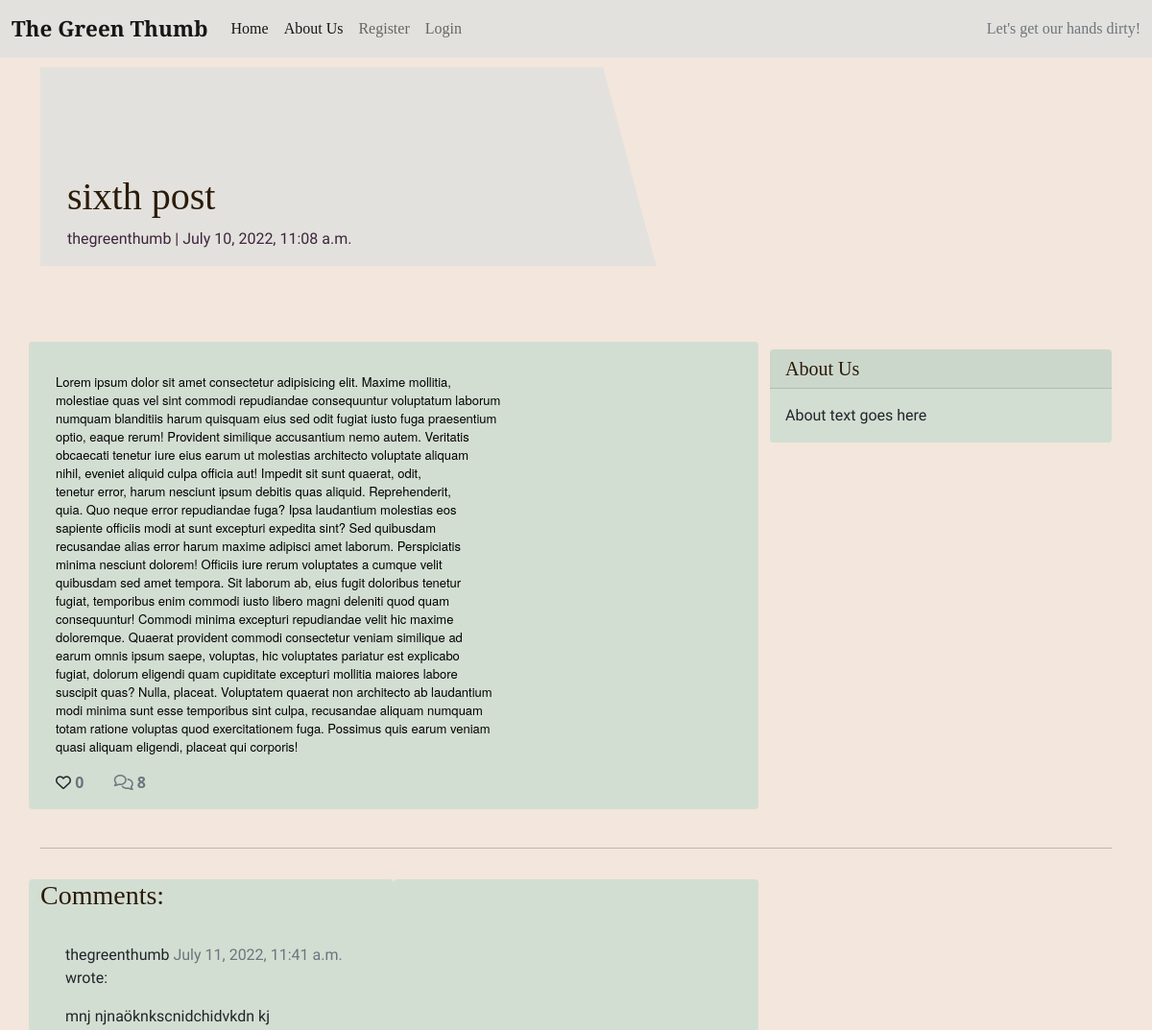
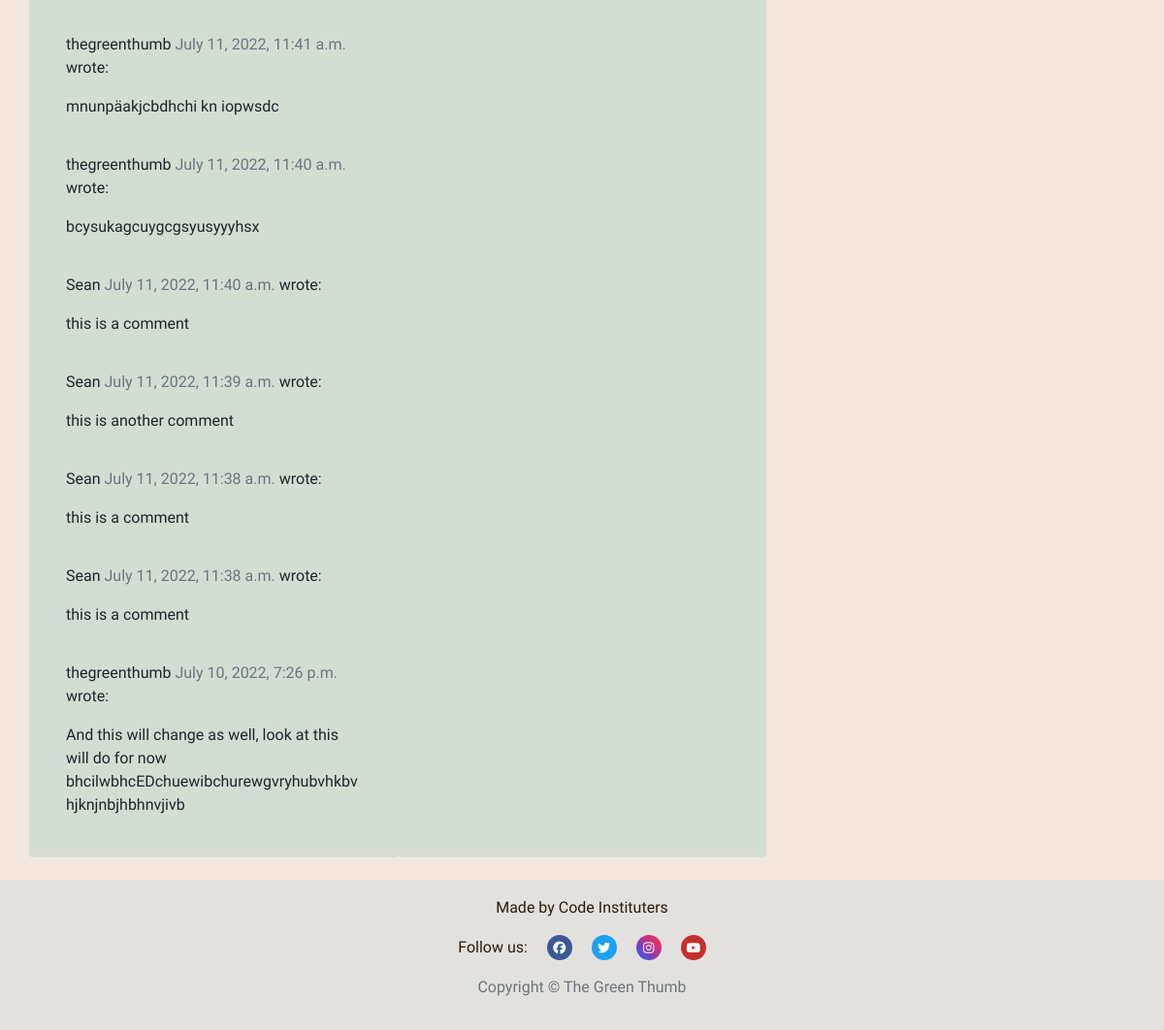
The page /sixth-post/ on the database as committed earlier (2 pictures, top to bottom).
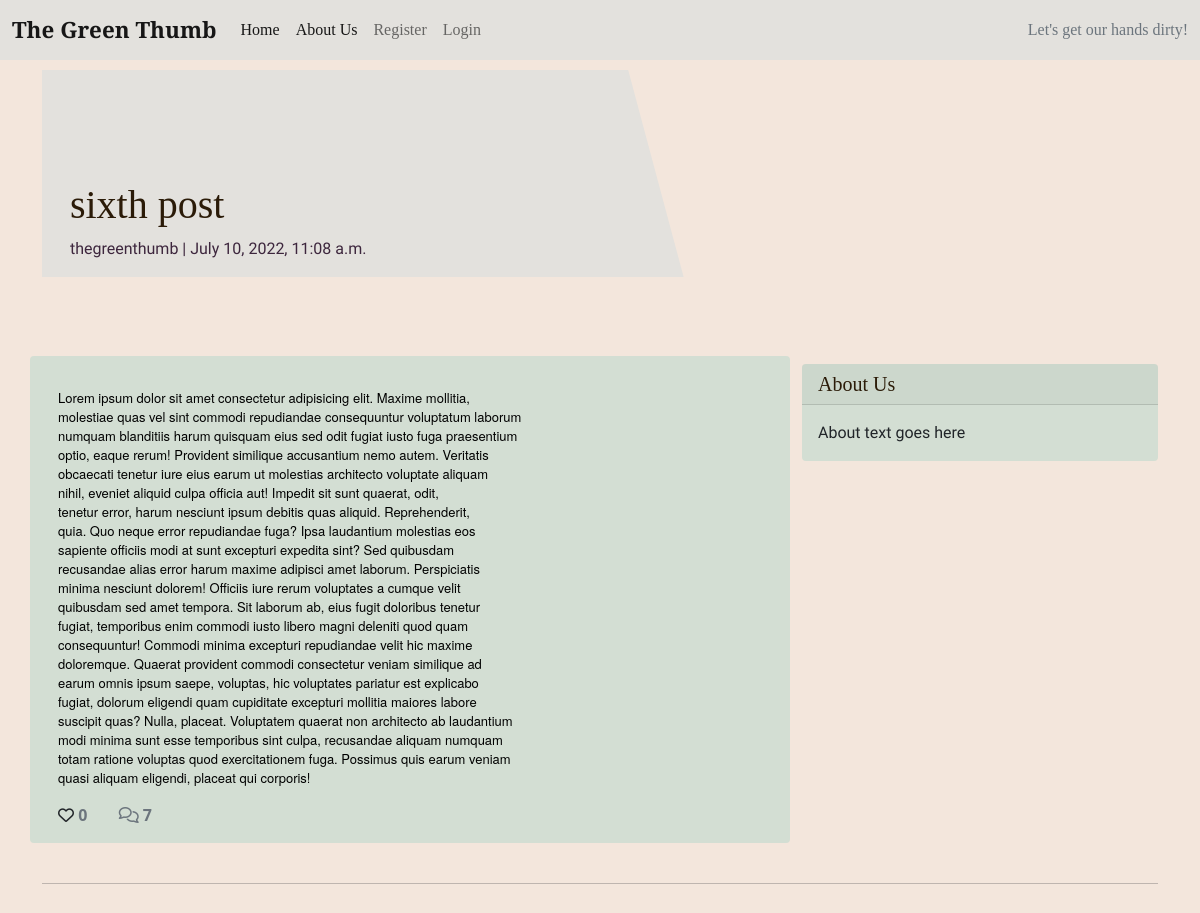
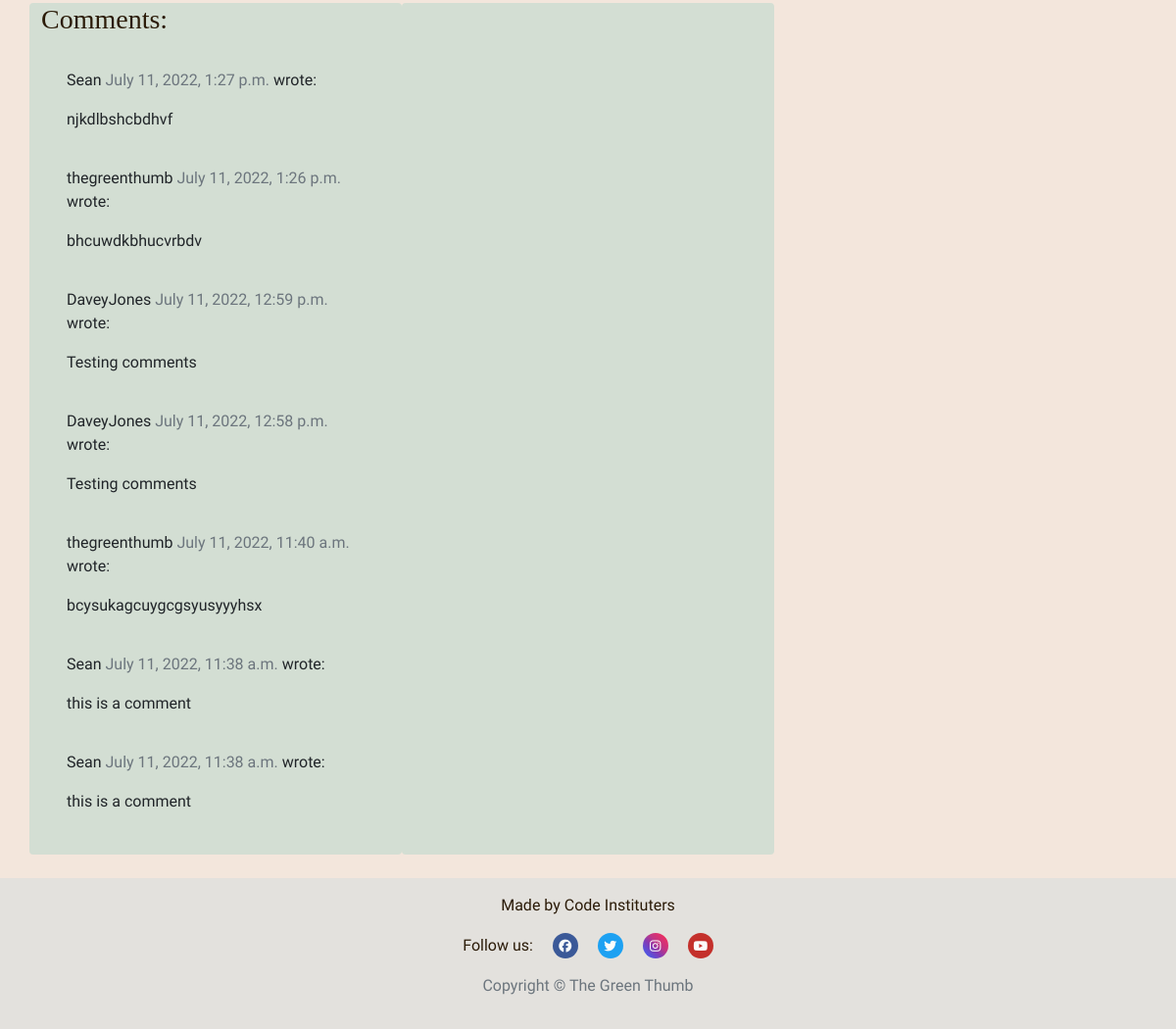
The same page on the database as committed later (2 pictures, top to bottom).
### blog/models.py (models this page shows, shortened)
class CommentSection(models.Model):
    post = models.ForeignKey(
        BlogPost,
        on_delete=models.CASCADE,
        related_name='comments'
        )
    name = models.ForeignKey(
        User,
        on_delete=models.CASCADE,
        max_length=200,
        related_name='comment_author'
        )
    email = models.EmailField()
    body = models.TextField(max_length=400)
    created_on = models.DateTimeField(auto_now_add=True)
    approved = models.BooleanField(default=False)
    class Meta:
        ordering = ['created_on']

### blog/views.py (the view, shortened to what this page needs)
# urls.py: path('<slug:slug>/', views.PostDetail.as_view(), name='post_detail'),
class PostDetail(View):
    def get(self, request, slug, *args, **kwargs):
        queryset = BlogPost.objects.filter(status=1)
        post = get_object_or_404(queryset, slug=slug)
        photos = PostImage.objects.filter(post=post)
        comments = post.comments.filter(approved=True).order_by('-created_on')
        liked = False
        if post.likes.filter(id=self.request.user.id).exists():
            liked = True
        return render(
            request,
            'post_detail.html',
            {
                'post': post,
                'photos': photos,
                'comments': comments,
                'commented': False,
                'liked': liked,
                'form': CommentForm(),
                'title': post.title,
            },
        )

### blog/models.py (called while the page is built)
    def number_of_likes(self):
        return self.likes.count()

### templates/post_detail.html (shortened to what this page needs)
{% extends 'base.html' %} {% block content %}
{% load crispy_forms_tags %}
<div class="masthead">
    <div class="container">
        <div class="row g-0">
            <div class="col-md-6 masthead-text">
                <h1 class="post-title">{{ post.title }}</h1>
                <p class="post-subtitle">{{ post.author }} | {{ post.created_on }}</p>
            </div>
            <div class="d-block col-md-6 masthead-image">
            </div>
        </div>
    </div>
</div>
<div class="container">
    <div class="row">
        <div class="col card mb-4  mt-3 left  top">
            <div class="card-body">
                <p class="card-text ">{{ post.content | safe }}</p>
                <div class="row">
                    <div class="col-1">
                        <strong>
                            {% if user.is_authenticated %}
                            <form class="d-inline" action="{% url 'post_like' post.slug %}" method="POST">
                                {% csrf_token %}
                                {% if liked %}
                                <button type="submit" name="blogpost_id" value="{{post.slug}}" class="btn-like"><i
                                        class="fas fa-heart"></i></button>
                                {% else %}
                                <button type="submit" name="blogpost_id" value="{{post.slug}}" class="btn-like"><i
                                        class="far fa-heart"></i></button>
                                {% endif %}
                            </form>
                            {% else %}
                            <span><i class="far fa-heart"></i></span>
                            {% endif %}
                            <span class="text-secondary">{{ post.number_of_likes }}</span>
                        </strong>
                    </div>
                    <div class="col-1">
                        {% with comments.count as total_comments %}
                        <strong class="text-secondary"><i class="far fa-comments"></i>
                            {{ total_comments }}
                        </strong>
                        {% endwith %}
                    </div>
                </div>
            </div>
        </div>
        {% block sidebar %}
        {% include 'sidebar.html' %}
        {% endblock sidebar %}
    </div>
    <div class="row">
        <div class="col">
            <hr>
        </div>
    </div>
    <div class="row">
        <div class="col-md-4 card mb-4  mt-3 ">
            <h3>Comments:</h3>
            <div class="card-body">
                {% for comment in comments %}
                <div class="comments" style="padding: 10px;">
                    <p class="font-weight-bold">
                        {{ comment.name }}
                        <span class=" text-muted font-weight-normal">
                            {{ comment.created_on }}
                        </span> wrote:
                    </p>
                    {% if request.user == comment.name %}
                    {{ comment.body | linebreaks }}
                    <a href="{% url 'update_comment' comment.pk %}"><i class="fa-solid fa-file-pen"></i></a>
                    <a href="{% url 'delete_comment' post.slug comment.pk %}"><i class="fa-solid fa-trash-can"></i></a>
                    {% else %}
                    {{ comment.body | linebreaks }}
                    {% endif %}
                </div>
                {% endfor %}
            </div>
        </div>
        <div class="col-md-4 card mb-4  mt-3 ">
            <div class="card-body">
            </div>
        </div>
    </div>
</div>
{% endblock content %}

Rows that differ between the two databases and show on the page:
removed CommentSection: name "thegreenthumb", created_on "July 11, 2022, 11:41 a.m.", body "mnj njnaöknkscnidchidvkdn kj"
removed CommentSection: name "thegreenthumb", created_on "July 11, 2022, 11:41 a.m.", body "mnunpäakjcbdhchi kn iopwsdc"
removed CommentSection: name "Sean", created_on "July 11, 2022, 11:40 a.m.", body "this is a comment"
removed CommentSection: name "Sean", created_on "July 11, 2022, 11:39 a.m.", body "this is another comment"
removed CommentSection: name "thegreenthumb", created_on "July 10, 2022, 7:26 p.m.", body "And this will change as well, look at this will do for now bhcilwbhcEDchuewibchurewgvryhubvhkbvhjknjnbjhbhnvjivb"
added CommentSection: name "Sean", created_on "July 11, 2022, 1:27 p.m.", body "njkdlbshcbdhvf"
added CommentSection: name "thegreenthumb", created_on "July 11, 2022, 1:26 p.m.", body "bhcuwdkbhucvrbdv"
added CommentSection: name "DaveyJones", created_on "July 11, 2022, 12:59 p.m.", body "Testing comments"
added CommentSection: name "DaveyJones", created_on "July 11, 2022, 12:58 p.m.", body "Testing comments"
Other text that changed with them:
{{ total_comments }}: "8" → "7"
